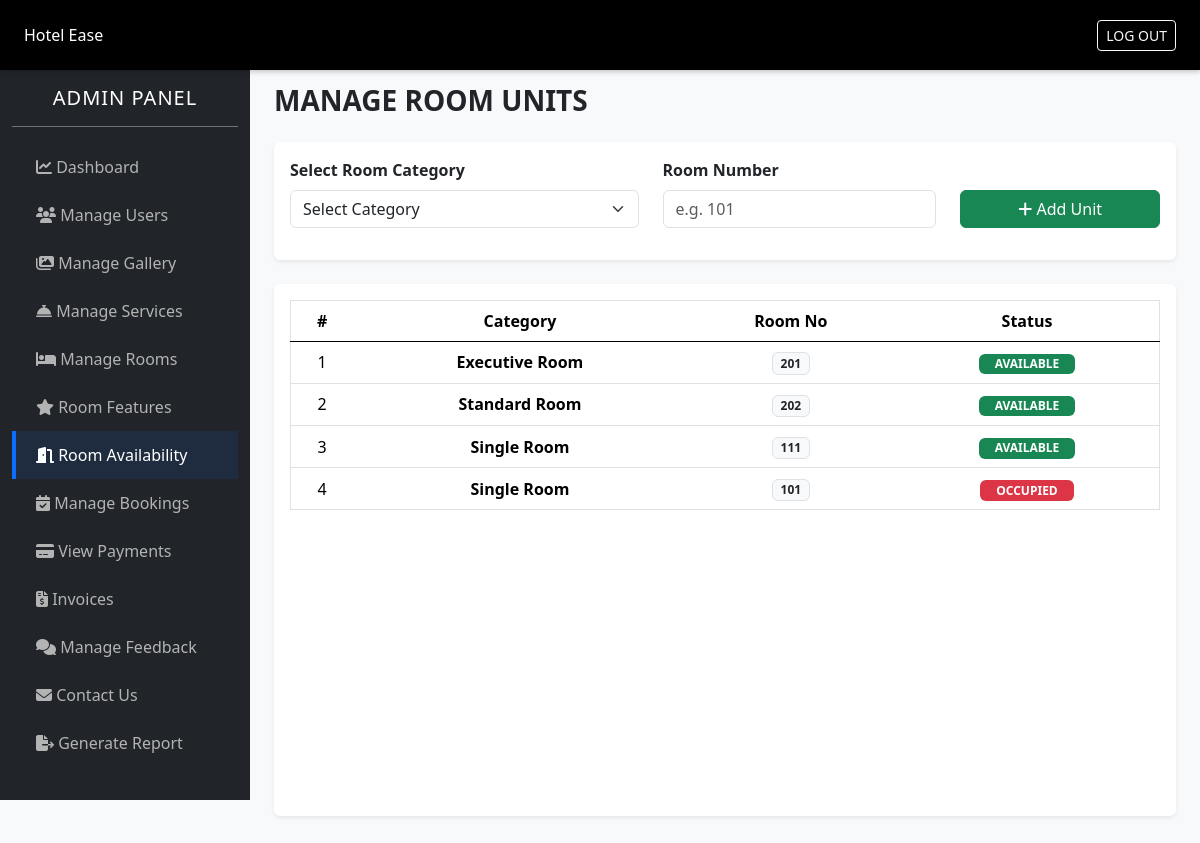
/admin/room_units.php (signed in), run on the app's committed database.
### tables this page shows
CREATE TABLE `room_numbers` (
  `id` int(5) NOT NULL,
  `room_id` int(11) NOT NULL,
  `room_no` varchar(50) NOT NULL,
  `status` enum('available','occupied','maintenance') DEFAULT 'available'
);

CREATE TABLE `rooms` (
  `id` int(11) NOT NULL,
  `name` varchar(150) NOT NULL,
  `area` int(11) NOT NULL,
  `price` decimal(10,2) NOT NULL,
  `quantity` int(11) NOT NULL,
  `adult` int(11) NOT NULL,
  `children` int(11) NOT NULL,
  `description` text NOT NULL,
  `status` tinyint(1) DEFAULT 1
);

### admin/room_units.php (the view, shortened to what this page needs)
<?php
    require('../config/db_config.php');
?>
<!DOCTYPE html>
<html lang="en">
<head>
    <?php require('includes/links.php'); ?>
</head>
<body class="bg-light">
    <?php require('includes/admin_header.php'); ?>
    <div class="container-fluid">
        <div class="row">
            <?php require('includes/admin_sidebar.php'); ?>
            <div class="p-4" id="main-content">
                <h3 class="mb-4 text-uppercase fw-bold">Manage Room Units</h3>
                <div class="card border-0 shadow-sm mb-4">
                    <div class="card-body">
                        <form id="add_unit_form">
                            <div class="row align-items-end">
                                <div class="col-md-5 mb-3">
                                    <label class="form-label fw-bold">Select Room Category</label>
                                    <select name="room_id" class="form-select shadow-none" required>
                                        <option value="">Select Category</option>
                                    </select>
                                </div>
                                <div class="col-md-4 mb-3">
                                    <label class="form-label fw-bold">Room Number</label>
                                    <input type="text" name="room_no" class="form-control shadow-none" placeholder="e.g. 101" required>
                                </div>
                                <div class="col-md-3 mb-3">
                                    <button type="submit" class="btn btn-success shadow-none w-100">
                                        <i class="fas fa-plus"></i> Add Unit
                                    </button>
                                </div>
                            </div>
                        </form>
                    </div>
                </div>
                <div class="card border-0 shadow-sm">
                    <div class="card-body">
                        <div class="table-responsive" style="height: 500px; overflow-y: auto;">
                            <table class="table table-hover border text-center mb-0">
                                <thead>
                                    <tr class="bg-dark text-light sticky-top">
                                        <th scope="col">#</th>
                                        <th scope="col">Category</th>
                                        <th scope="col">Room No</th>
                                        <th scope="col">Status</th>
                                    </tr>
                                </thead>
                                <tbody>
                                    <?php
                                        $q = "SELECT ru.*, r.name AS r_name FROM room_numbers ru
                                              JOIN rooms r ON ru.room_id = r.id ORDER BY ru.id DESC";
                                        $res = mysqli_query($conn, $q);
                                        $i=1;
                                        while($row = mysqli_fetch_assoc($res)){
                                            $status_class = ($row['status'] == 'available') ? "bg-success" : "bg-danger";
                                            echo "<tr>
                                                <td>$i</td>
                                                <td class='fw-bold'>$row[r_name]</td>
                                                <td><span class='badge bg-light text-dark border'>$row[room_no]</span></td>
                                                <td><span class='badge $status_class text-uppercase px-3'>$row[status]</span></td>
                                            </tr>";
                                            $i++;
                                        }
                                    ?>
                                </tbody>
                            </table>
                        </div>
                    </div>
                </div>
            </div>
        </div>
    </div>
</body>
</html>

### admin/assets/css/style.css (style rules this page uses)
:root { --sidebar-width: 250px; --topbar-height: 70px; --primary-color: #0d6efd; --dark-bg: #000; }
body { background-color: #f8f9fc; margin: 0; padding: 0; }
#main-content { margin-left: var(--sidebar-width); padding-top: calc(var(--topbar-height) + 20px); min-height: 100vh; width: calc(100% - var(--sidebar-width)); }

### admin/includes/links.php (style rules this page uses)
#main-content { margin-top: 60px; }

### admin/room_units.php (style rules this page uses)
#main-content { margin-left: 250px; transition: all 0.3s; }
.table > :not(caption) > * > * { vertical-align: middle; }

### data on the page
room_numbers: room.name "Executive Room", room_no "201", status "AVAILABLE"
room_numbers: room.name "Standard Room", room_no "202", status "AVAILABLE"
room_numbers: room.name "Single Room", room_no "111", status "AVAILABLE"
room_numbers: room.name "Single Room", room_no "101", status "OCCUPIED"
